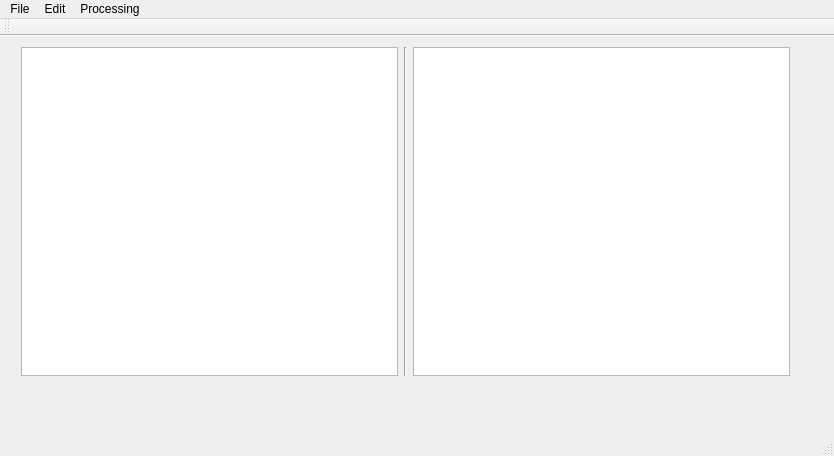
<?xml version="1.0" encoding="UTF-8"?>
<ui version="4.0">
 <class>MainWindow</class>
 <widget class="QMainWindow" name="MainWindow">
  <property name="geometry">
   <rect>
    <x>0</x>
    <y>0</y>
    <width>834</width>
    <height>456</height>
   </rect>
  </property>
  <property name="sizePolicy">
   <sizepolicy hsizetype="Preferred" vsizetype="Preferred">
    <horstretch>0</horstretch>
    <verstretch>0</verstretch>
   </sizepolicy>
  </property>
  <property name="windowTitle">
   <string>PNGImageProcessing</string>
  </property>
  <widget class="QWidget" name="centralWidget">
   <widget class="QWidget" name="horizontalLayoutWidget">
    <property name="geometry">
     <rect>
      <x>10</x>
      <y>0</y>
      <width>791</width>
      <height>351</height>
     </rect>
    </property>
    <layout class="QHBoxLayout" name="horizontalLayout">
     <property name="sizeConstraint">
      <enum>QLayout::SetDefaultConstraint</enum>
     </property>
     <item>
      <widget class="QGraphicsView" name="graphicsView_2">
       <property name="sizePolicy">
        <sizepolicy hsizetype="Ignored" vsizetype="Ignored">
         <horstretch>0</horstretch>
         <verstretch>0</verstretch>
        </sizepolicy>
       </property>
       <property name="horizontalScrollBarPolicy">
        <enum>Qt::ScrollBarAsNeeded</enum>
       </property>
       <property name="dragMode">
        <enum>QGraphicsView::ScrollHandDrag</enum>
       </property>
      </widget>
     </item>
     <item>
      <widget class="Line" name="line">
       <property name="orientation">
        <enum>Qt::Vertical</enum>
       </property>
      </widget>
     </item>
     <item>
      <widget class="QGraphicsView" name="graphicsView">
       <property name="sizePolicy">
        <sizepolicy hsizetype="Ignored" vsizetype="Ignored">
         <horstretch>0</horstretch>
         <verstretch>0</verstretch>
        </sizepolicy>
       </property>
       <property name="dragMode">
        <enum>QGraphicsView::ScrollHandDrag</enum>
       </property>
      </widget>
     </item>
    </layout>
   </widget>
  </widget>
  <widget class="QMenuBar" name="menuBar">
   <property name="geometry">
    <rect>
     <x>0</x>
     <y>0</y>
     <width>834</width>
     <height>21</height>
    </rect>
   </property>
   <widget class="QMenu" name="menuOpen">
    <property name="title">
     <string>File</string>
    </property>
    <addaction name="actionOpen"/>
   </widget>
   <widget class="QMenu" name="menuEdit">
    <property name="title">
     <string>Edit</string>
    </property>
   </widget>
   <widget class="QMenu" name="menuProcessing">
    <property name="title">
     <string>Processing</string>
    </property>
    <widget class="QMenu" name="menuNoize">
     <property name="title">
      <string>Noize</string>
     </property>
     <addaction name="actionAWGN"/>
     <addaction name="actionImpulse"/>
    </widget>
    <widget class="QMenu" name="menuContrast">
     <property name="title">
      <string>Contrast</string>
     </property>
     <addaction name="actionGlobalContrastCalibration"/>
    </widget>
    <widget class="QMenu" name="menuFilters">
     <property name="title">
      <string>Filters</string>
     </property>
     <addaction name="action2DConvultion"/>
     <addaction name="actionMedianFilter"/>
     <addaction name="actionNLmeans"/>
    </widget>
    <addaction name="actionInvert"/>
    <addaction name="actionFloyd"/>
    <addaction name="actionResize"/>
    <addaction name="menuNoize"/>
    <addaction name="actionBlend"/>
    <addaction name="menuFilters"/>
    <addaction name="menuContrast"/>
    <addaction name="actionBinarization"/>
   </widget>
   <addaction name="menuOpen"/>
   <addaction name="menuEdit"/>
   <addaction name="menuProcessing"/>
  </widget>
  <widget class="QToolBar" name="mainToolBar">
   <attribute name="toolBarArea">
    <enum>TopToolBarArea</enum>
   </attribute>
   <attribute name="toolBarBreak">
    <bool>false</bool>
   </attribute>
  </widget>
  <widget class="QStatusBar" name="statusBar"/>
  <action name="actionOpen">
   <property name="text">
    <string>Open</string>
   </property>
  </action>
  <action name="actionInvert">
   <property name="text">
    <string>Invert</string>
   </property>
  </action>
  <action name="actionFloyd">
   <property name="text">
    <string>Floyd</string>
   </property>
  </action>
  <action name="actionResize">
   <property name="text">
    <string>Resize</string>
   </property>
  </action>
  <action name="actionAWGN">
   <property name="text">
    <string>AWGN</string>
   </property>
  </action>
  <action name="actionImpulse">
   <property name="text">
    <string>Impulse</string>
   </property>
  </action>
  <action name="actionBlend">
   <property name="text">
    <string>Blend</string>
   </property>
  </action>
  <action name="actionGlobalContrastCalibration">
   <property name="text">
    <string>GlobalContrastCalibration</string>
   </property>
  </action>
  <action name="action2DConvultion">
   <property name="text">
    <string>2DConvultion</string>
   </property>
  </action>
  <action name="actionMedianFilter">
   <property name="text">
    <string>MedianFilter</string>
   </property>
  </action>
  <action name="actionBinarization">
   <property name="text">
    <string>Binarization</string>
   </property>
  </action>
  <action name="actionNLmeans">
   <property name="text">
    <string>NLmeans</string>
   </property>
  </action>
 </widget>
 <layoutdefault spacing="6" margin="11"/>
 <resources/>
 <connections/>
</ui>
